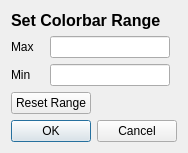
<?xml version="1.0" encoding="UTF-8"?>
<ui version="4.0">
 <class>Dialog</class>
 <widget class="QDialog" name="Dialog">
  <property name="geometry">
   <rect>
    <x>0</x>
    <y>0</y>
    <width>177</width>
    <height>149</height>
   </rect>
  </property>
  <property name="sizePolicy">
   <sizepolicy hsizetype="Fixed" vsizetype="Fixed">
    <horstretch>0</horstretch>
    <verstretch>0</verstretch>
   </sizepolicy>
  </property>
  <property name="windowTitle">
   <string>Color Bar setup</string>
  </property>
  <layout class="QGridLayout" name="gridLayout">
   <item row="0" column="0" colspan="2">
    <widget class="QLabel" name="label_3">
     <property name="sizePolicy">
      <sizepolicy hsizetype="Fixed" vsizetype="Fixed">
       <horstretch>0</horstretch>
       <verstretch>0</verstretch>
      </sizepolicy>
     </property>
     <property name="font">
      <font>
       <pointsize>12</pointsize>
       <weight>75</weight>
       <bold>true</bold>
      </font>
     </property>
     <property name="text">
      <string>Set Colorbar Range</string>
     </property>
    </widget>
   </item>
   <item row="1" column="0">
    <widget class="QLabel" name="label_2">
     <property name="sizePolicy">
      <sizepolicy hsizetype="Fixed" vsizetype="Preferred">
       <horstretch>0</horstretch>
       <verstretch>0</verstretch>
      </sizepolicy>
     </property>
     <property name="text">
      <string>Max</string>
     </property>
    </widget>
   </item>
   <item row="1" column="1">
    <widget class="QLineEdit" name="lineEdit_max">
     <property name="sizePolicy">
      <sizepolicy hsizetype="Maximum" vsizetype="Fixed">
       <horstretch>0</horstretch>
       <verstretch>0</verstretch>
      </sizepolicy>
     </property>
     <property name="maximumSize">
      <size>
       <width>120</width>
       <height>16777215</height>
      </size>
     </property>
    </widget>
   </item>
   <item row="2" column="0">
    <widget class="QLabel" name="label">
     <property name="sizePolicy">
      <sizepolicy hsizetype="Maximum" vsizetype="Fixed">
       <horstretch>0</horstretch>
       <verstretch>0</verstretch>
      </sizepolicy>
     </property>
     <property name="text">
      <string>Min</string>
     </property>
    </widget>
   </item>
   <item row="2" column="1">
    <widget class="QLineEdit" name="lineEdit_min">
     <property name="sizePolicy">
      <sizepolicy hsizetype="Maximum" vsizetype="Fixed">
       <horstretch>0</horstretch>
       <verstretch>0</verstretch>
      </sizepolicy>
     </property>
     <property name="maximumSize">
      <size>
       <width>120</width>
       <height>16777215</height>
      </size>
     </property>
    </widget>
   </item>
   <item row="3" column="0" colspan="2">
    <layout class="QHBoxLayout" name="horizontalLayout">
     <item>
      <widget class="QPushButton" name="pushButton_resetRange">
       <property name="text">
        <string>Reset Range</string>
       </property>
      </widget>
     </item>
     <item>
      <spacer name="horizontalSpacer">
       <property name="orientation">
        <enum>Qt::Horizontal</enum>
       </property>
       <property name="sizeHint" stdset="0">
        <size>
         <width>58</width>
         <height>20</height>
        </size>
       </property>
      </spacer>
     </item>
    </layout>
   </item>
   <item row="4" column="0" colspan="2">
    <widget class="QDialogButtonBox" name="buttonBox">
     <property name="enabled">
      <bool>true</bool>
     </property>
     <property name="sizePolicy">
      <sizepolicy hsizetype="Fixed" vsizetype="Fixed">
       <horstretch>0</horstretch>
       <verstretch>0</verstretch>
      </sizepolicy>
     </property>
     <property name="orientation">
      <enum>Qt::Horizontal</enum>
     </property>
     <property name="standardButtons">
      <set>QDialogButtonBox::Cancel|QDialogButtonBox::Ok</set>
     </property>
    </widget>
   </item>
  </layout>
 </widget>
 <resources/>
 <connections>
  <connection>
   <sender>buttonBox</sender>
   <signal>accepted()</signal>
   <receiver>Dialog</receiver>
   <slot>accept()</slot>
   <hints>
    <hint type="sourcelabel">
     <x>248</x>
     <y>254</y>
    </hint>
    <hint type="destinationlabel">
     <x>157</x>
     <y>274</y>
    </hint>
   </hints>
  </connection>
  <connection>
   <sender>buttonBox</sender>
   <signal>rejected()</signal>
   <receiver>Dialog</receiver>
   <slot>reject()</slot>
   <hints>
    <hint type="sourcelabel">
     <x>316</x>
     <y>260</y>
    </hint>
    <hint type="destinationlabel">
     <x>286</x>
     <y>274</y>
    </hint>
   </hints>
  </connection>
 </connections>
</ui>
